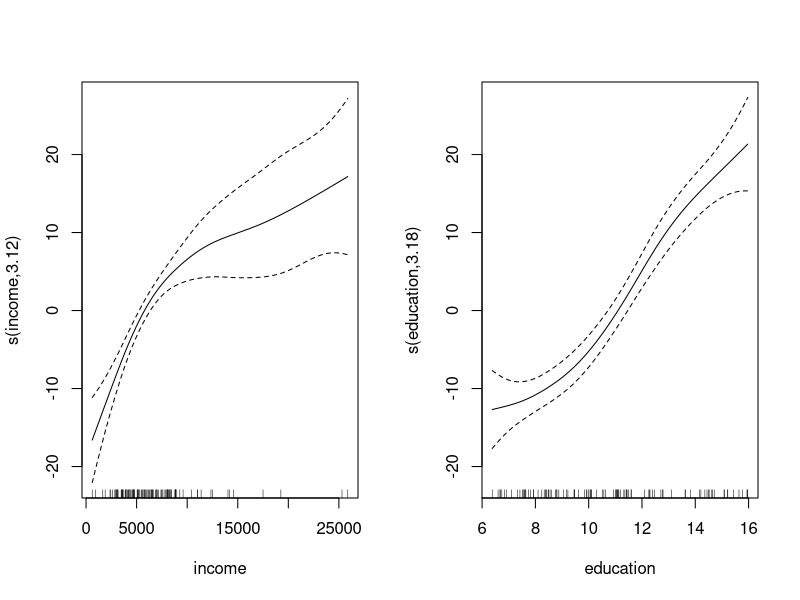
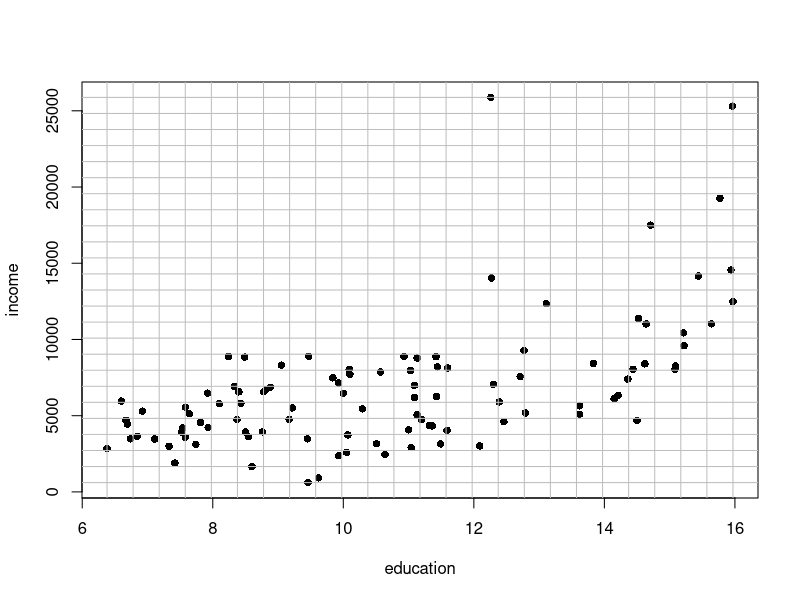
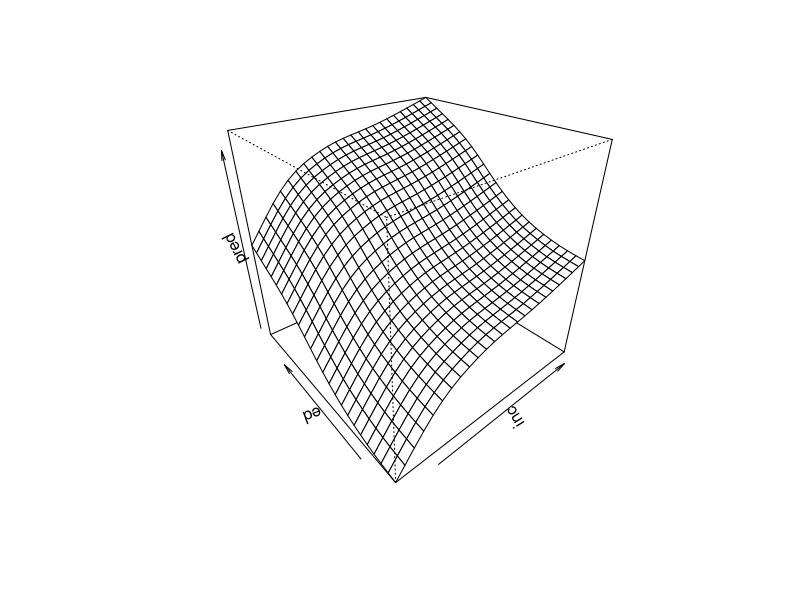
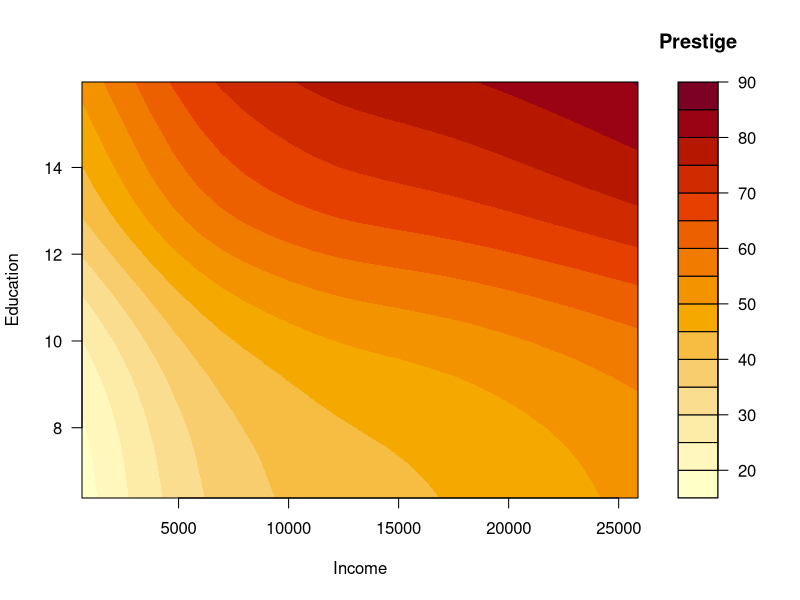
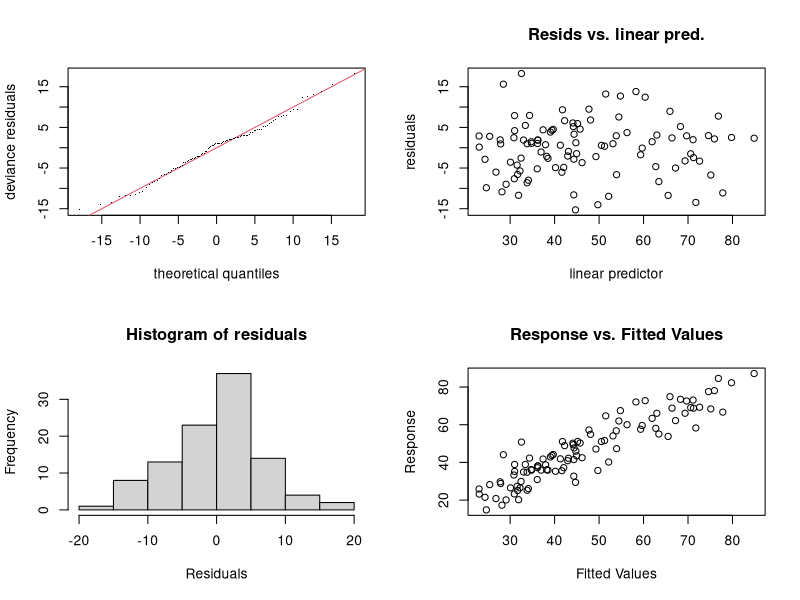

Generate these figures, in order, with R:
## ---- chunk 1
library(mgcv)
library(car)
modelo <- gam(prestige ~ s(income) + s(education), data = Prestige)
summary(modelo)
## ---- chunk 2
par.old <- par(mfrow = c(1, 2))
plot(modelo, shade = TRUE) # 
par(par.old)

## ---- chunk 3
pred <- predict(modelo)
## ---- chunk 4
inc <- with(Prestige, seq(min(income), max(income), len = 25))
ed <- with(Prestige, seq(min(education), max(education), len = 25))
newdata <- expand.grid(income = inc, education = ed)
# Representamos la rejilla
plot(income ~ education, Prestige, pch = 16)
abline(h = inc, v = ed, col = "grey")
# Se calculan las predicciones
pred <- predict(modelo, newdata)
# Se representan
pred <- matrix(pred, nrow = 25)
persp(inc, ed, pred, theta = -40, phi = 30)
## ---- chunk 5
# contour(inc, ed, pred, xlab = "Income", ylab = "Education")
filled.contour(inc, ed, pred, xlab = "Income", ylab = "Education", key.title = title("Prestige"))
## ---- chunk 6
# plot(modelo)
modelo0 <- gam(prestige ~ s(income) + education, data = Prestige)
summary(modelo0)
anova(modelo0, modelo, test="F")
## ---- chunk 7
modelo2 <- gam(prestige ~ s(income, education), data = Prestige)
summary(modelo2)
# plot(modelo2, se = FALSE)
## ---- chunk 8
gam.check(modelo)
